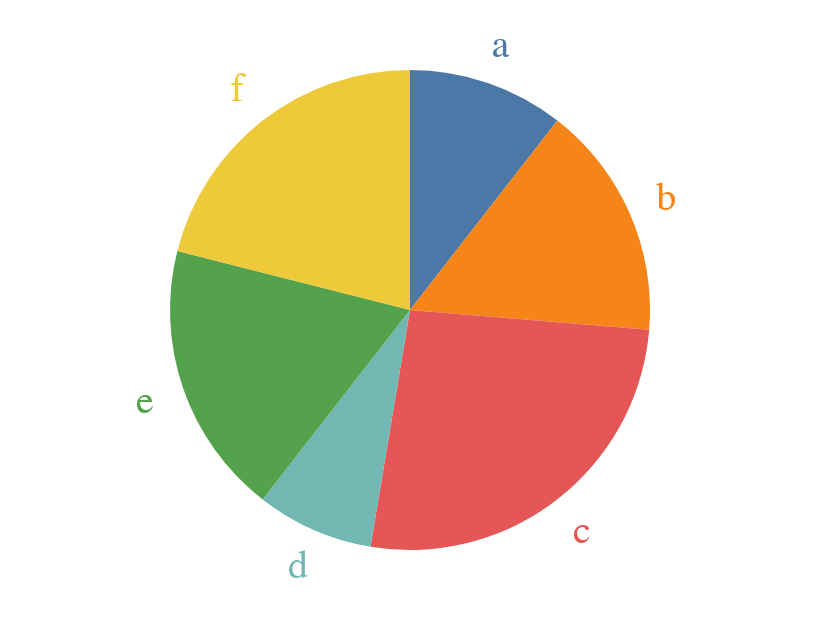

The notebook cell this image was saved under:
### Code cell
import pandas as pd
import altair as alt

source = pd.DataFrame(
    {"category": ["a", "b", "c", "d", "e", "f"], "value": [4, 6, 10, 3, 7, 8]}
)

base = alt.Chart(source).encode(
    theta=alt.Theta("value:Q", stack=True), color=alt.Color("category:N", legend=None)
)

pie = base.mark_arc(outerRadius=120)
text = base.mark_text(radius=140, size=20).encode(text="category:N")

pie + text

### Figure 1 — Vega-Lite specification as saved in the notebook (floating-point values rounded to 4 significant figures)
{"config": {"view": {"continuousWidth": 400, "continuousHeight": 300}}, "layer": [{"mark": {"type": "arc", "outerRadius": 120}, "encoding": {"color": {"field": "category", "legend": null, "type": "nominal"}, "theta": {"field": "value", "stack": true, "type": "quantitative"}}}, {"mark": {"type": "text", "radius": 140, "size": 20}, "encoding": {"color": {"field": "category", "legend": null, "type": "nominal"}, "text": {"field": "category", "type": "nominal"}, "theta": {"field": "value", "stack": true, "type": "quantitative"}}}], "data": {"name": "data-21719d9b16f319b70628a8421a8d270c"}, "$schema": "https://vega.github.io/schema/vega-lite/v4.17.0.json", "datasets": {"data-21719d9b16f319b70628a8421a8d270c": [{"category": "a", "value": 4}, {"category": "b", "value": 6}, {"category": "c", "value": 10}, {"category": "d", "value": 3}, {"category": "e", "value": 7}, {"category": "f", "value": 8}]}}
